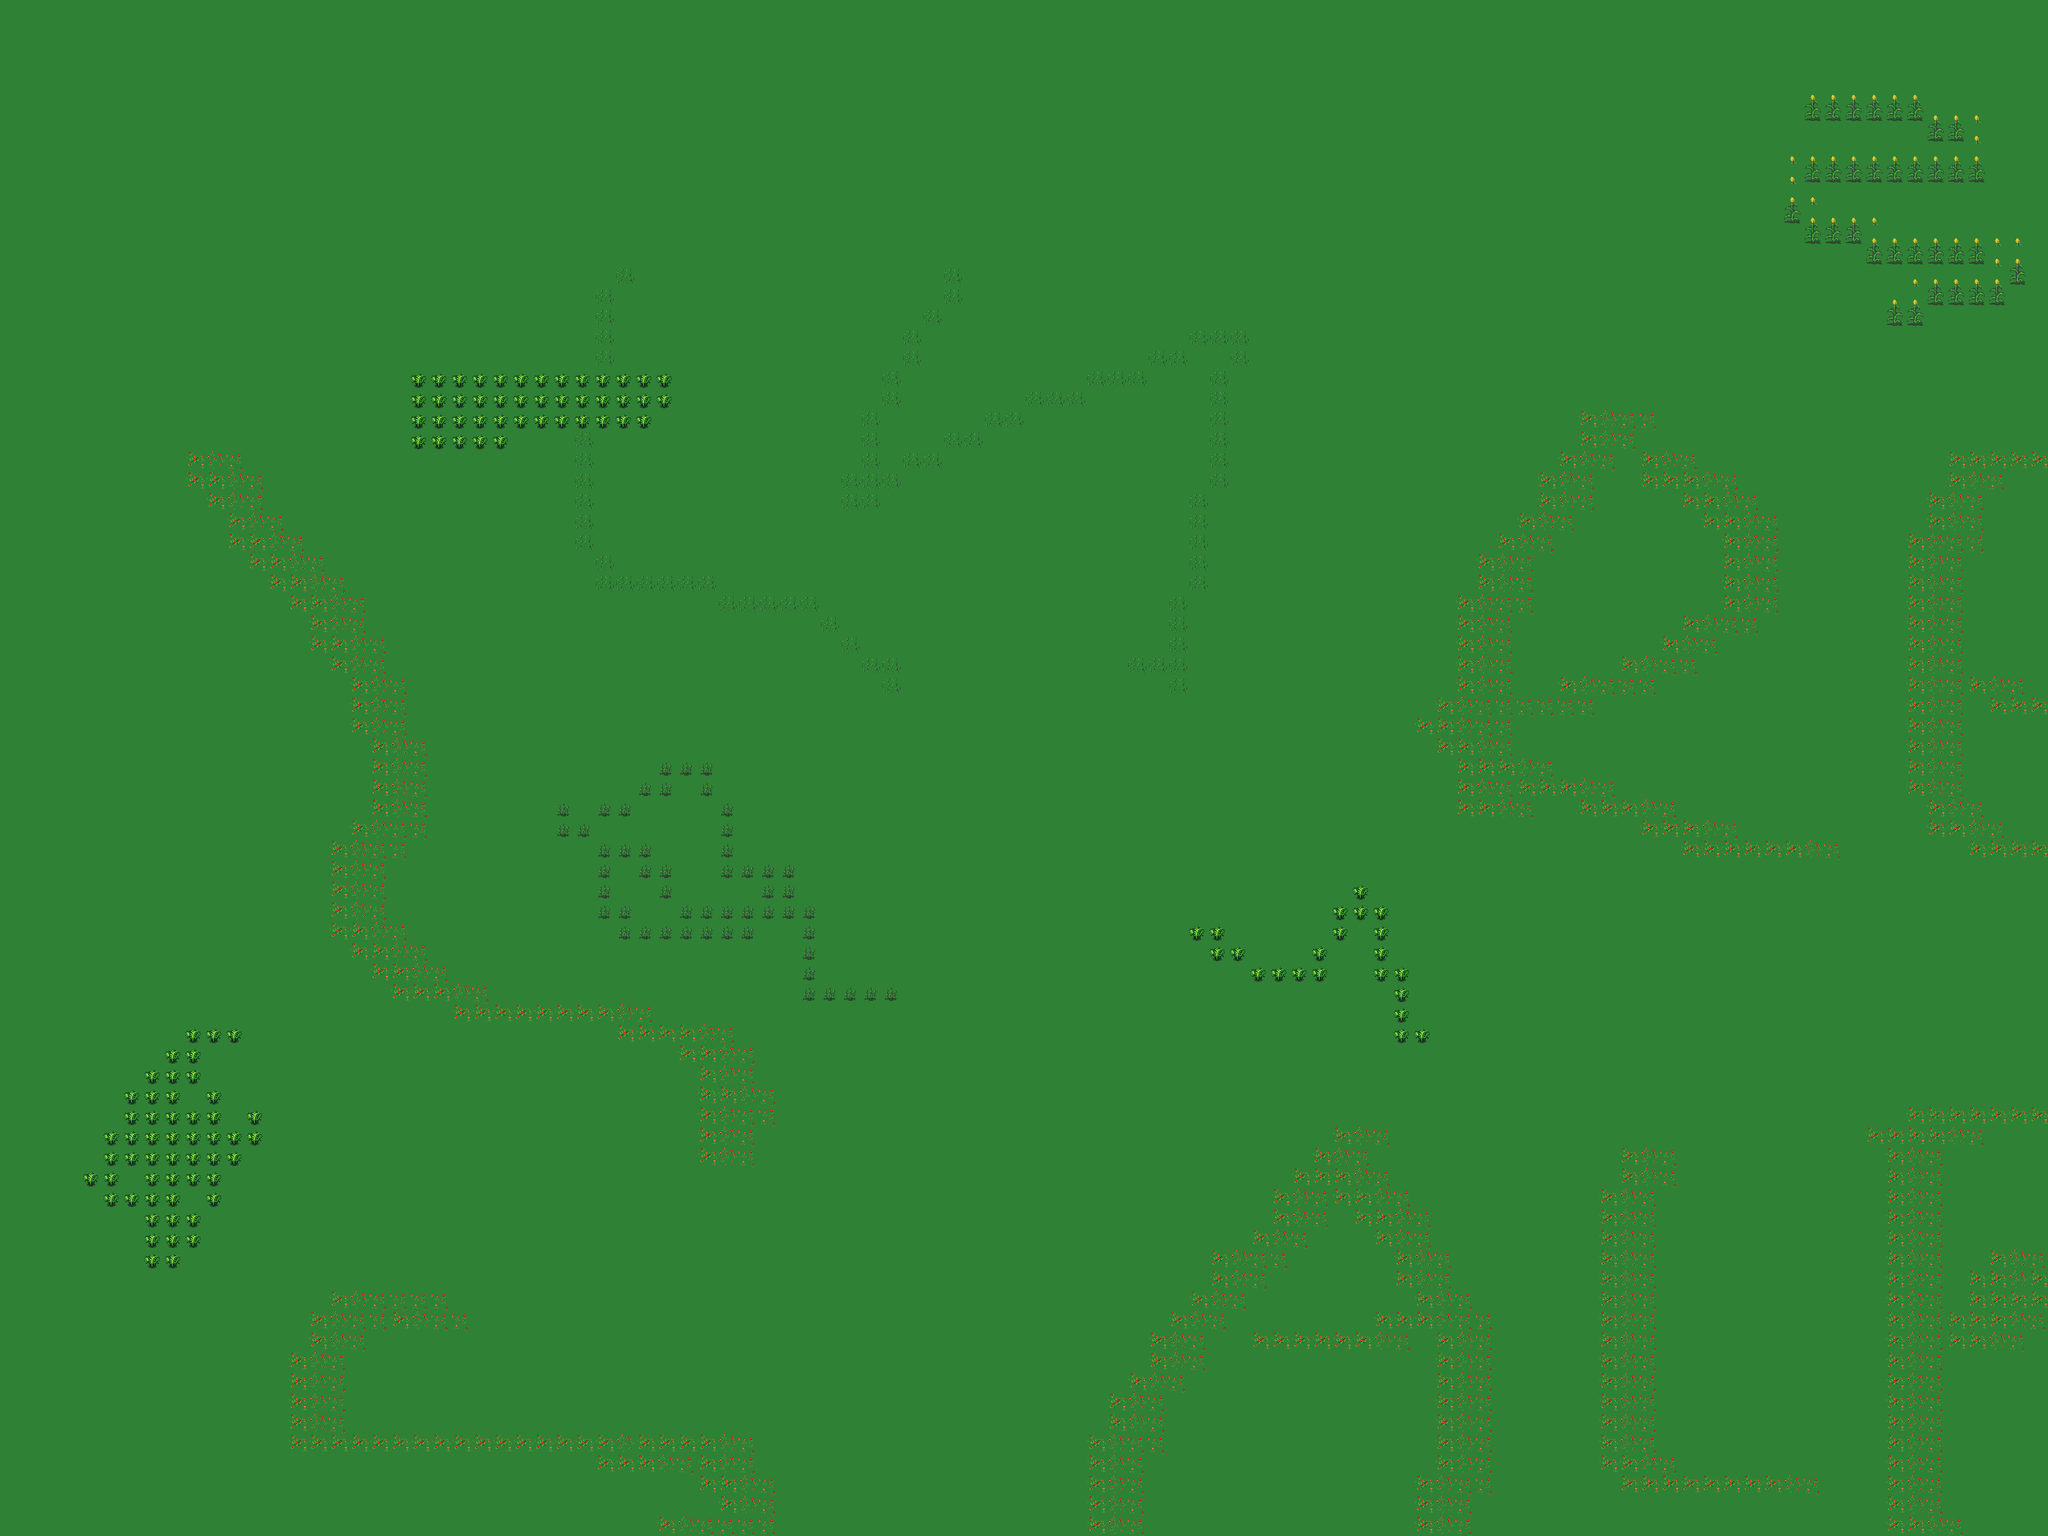

Tiled map render using the project's own tile images. Description and the map definition, with tile-layer contents summarised, below:
An orthogonal 100x75 tile map with 32x32 px tiles, 2 tile layers (background, decoration).

<map version="1.0" tiledversion="1.1.5" orientation="orthogonal" renderorder="right-down" width="100" height="75" tilewidth="32" tileheight="32" infinite="0" nextobjectid="1">
 <tileset firstgid="1" name="source" tilewidth="32" tileheight="32" tilecount="1024" columns="32">
  <image source="source1.png" width="1024" height="1024" />
 </tileset>
 <layer name="background" width="100" height="75">
  <data>[7500 cells, 7500 non-empty, 1 distinct tile ids]</data>
 </layer>
 <layer name="decoration" width="100" height="75">
  <data>[7500 cells, 1020 non-empty, 8 distinct tile ids]</data>
 </layer>
</map>
